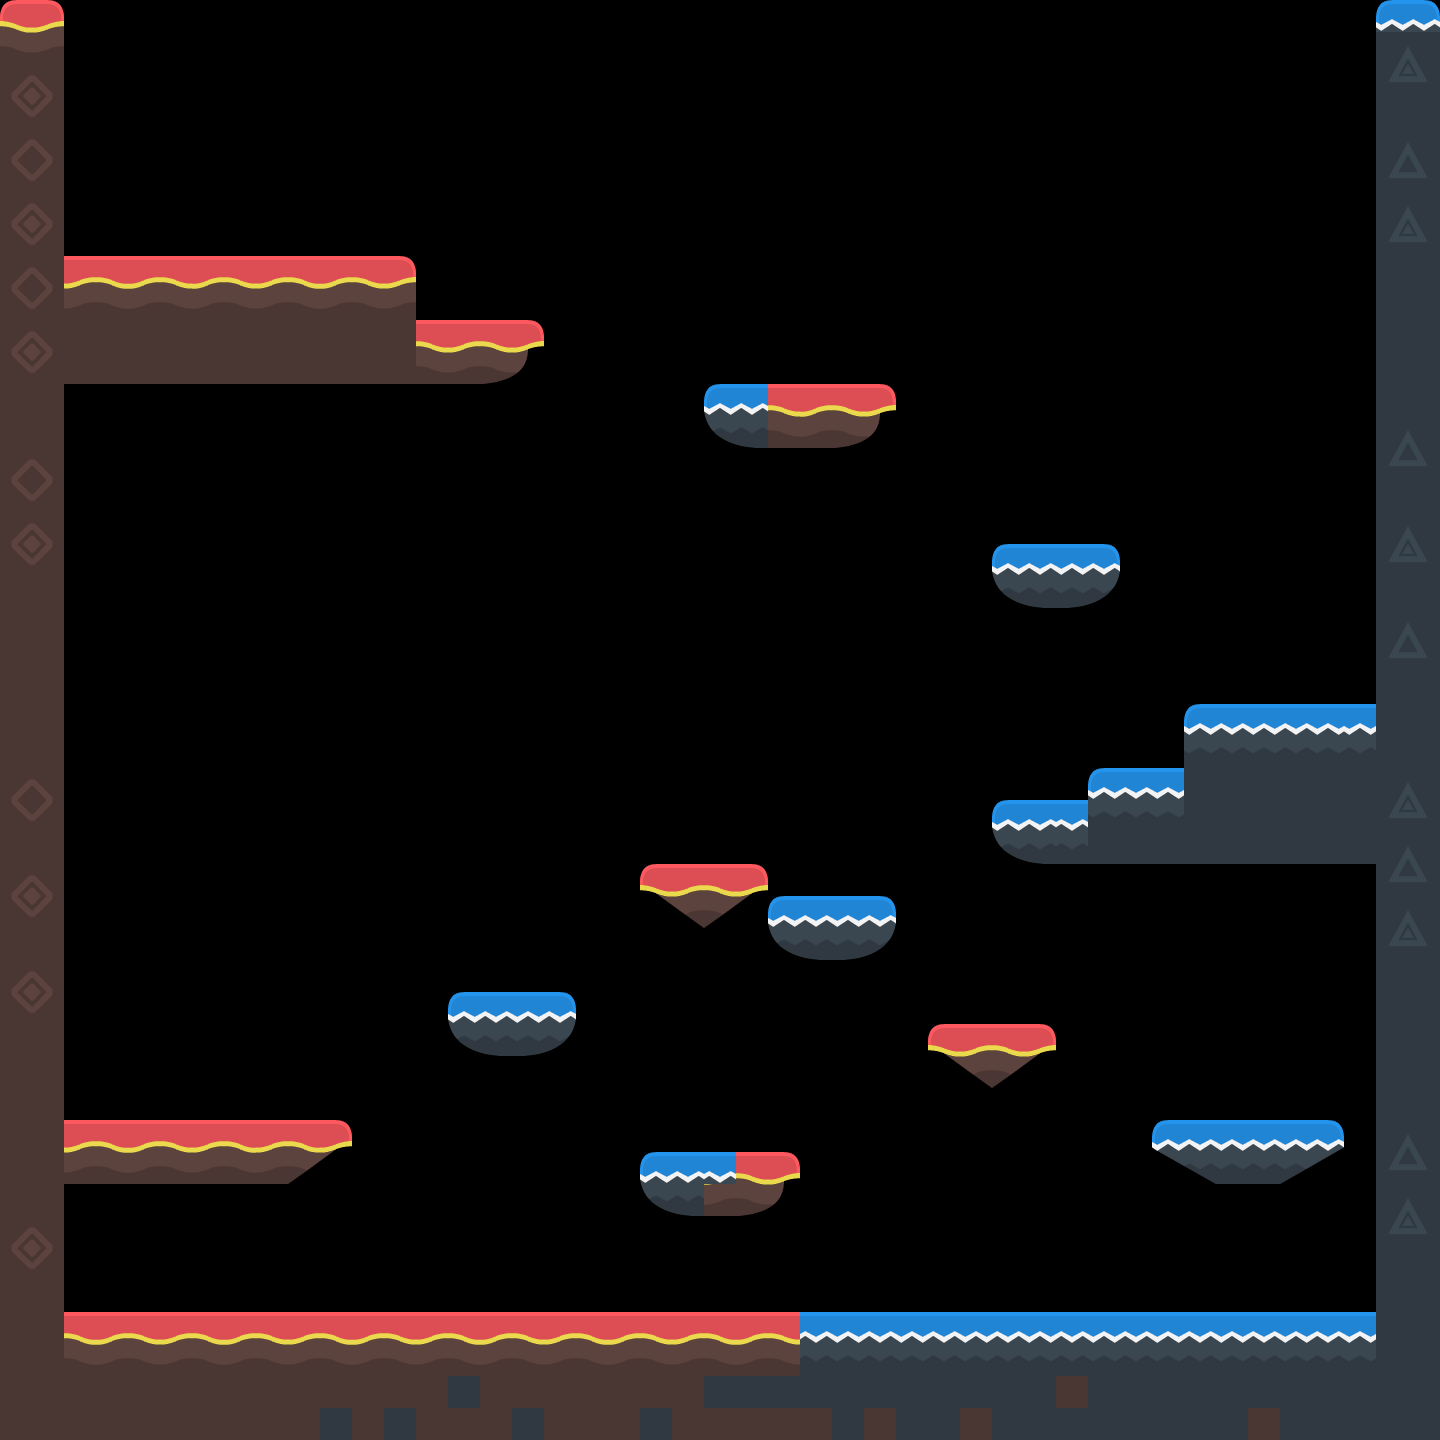

This game map was drawn from its Tiled (.tmx) file and the tilesets committed beside it. A one-line description and the trimmed map source follow:
An orthogonal 45x45 tile map with 32x32 px tiles, 1 tile layer (Escenario), 3 hidden layers not drawn and 85 objects (27x platform, 25x trampa, 17x moneda, 8x arma, 4x player, ...).

<map version="1.0" orientation="orthogonal" renderorder="right-down" width="45" height="45" tilewidth="32" tileheight="32" nextobjectid="167">
 <properties>
  <property name="fondo" value="./resources/fondos/fondoMandala2.jpg" />
 </properties>
 <tileset firstgid="1" name="tilesheet" tilewidth="32" tileheight="32" tilecount="1056" columns="44">
  <image source="../sprites/tilesheet.png" width="1408" height="768" />
 </tileset>
 <objectgroup name="Plataformas" visible="0">
  <object id="1" name="platform" x="0" y="0" width="64" height="1440">
   <properties>
    <property name="roz" value="5" />
   </properties>
  </object>
  <object id="2" name="platform" x="64" y="1312" width="1312" height="128">
   <properties>
    <property name="roz" value="5" />
   </properties>
  </object>
  <object id="3" name="platform" x="1376" y="0" width="64" height="1440">
   <properties>
    <property name="roz" value="5" />
   </properties>
  </object>
  <object id="4" name="platform" x="64" y="256" width="352" height="64">
   <properties>
    <property name="roz" value="5" />
   </properties>
  </object>
  <object id="5" name="platform" x="64" y="320" width="480" height="32">
   <properties>
    <property name="roz" value="5" />
   </properties>
  </object>
  <object id="6" name="platform" x="64" y="352" width="448" height="32">
   <properties>
    <property name="roz" value="5" />
   </properties>
  </object>
  <object id="7" name="platform" x="704" y="384" width="192" height="32">
   <properties>
    <property name="roz" value="5" />
   </properties>
  </object>
  <object id="8" name="platform" x="704" y="416" width="160" height="32">
   <properties>
    <property name="roz" value="5" />
   </properties>
  </object>
  <object id="9" name="platform" x="992" y="544" width="128" height="32">
   <properties>
    <property name="roz" value="5" />
   </properties>
  </object>
  <object id="10" name="platform" x="992" y="576" width="96" height="32">
   <properties>
    <property name="roz" value="5" />
   </properties>
  </object>
  <object id="11" name="platform" x="768" y="896" width="128" height="32">
   <properties>
    <property name="roz" value="5" />
   </properties>
  </object>
  <object id="12" name="platform" x="800" y="928" width="64" height="32">
   <properties>
    <property name="roz" value="5" />
   </properties>
  </object>
  <object id="13" name="platform" x="640" y="864" width="128" height="32">
   <properties>
    <property name="roz" value="5" />
   </properties>
  </object>
  <object id="14" name="platform" x="672" y="896" width="96" height="32">
   <properties>
    <property name="roz" value="5" />
   </properties>
  </object>
  <object id="15" name="platform" x="928" y="1024" width="128" height="32">
   <properties>
    <property name="roz" value="5" />
   </properties>
  </object>
  <object id="16" name="platform" x="960" y="1056" width="64" height="32">
   <properties>
    <property name="roz" value="5" />
   </properties>
  </object>
  <object id="17" name="platform" x="1152" y="1120" width="192" height="32">
   <properties>
    <property name="roz" value="5" />
   </properties>
  </object>
  <object id="18" name="platform" x="1183.33" y="1152" width="128.667" height="32">
   <properties>
    <property name="roz" value="5" />
   </properties>
  </object>
  <object id="19" name="platform" x="640" y="1152" width="160" height="32">
   <properties>
    <property name="roz" value="5" />
   </properties>
  </object>
  <object id="20" name="platform" x="640" y="1184" width="128" height="32">
   <properties>
    <property name="roz" value="5" />
   </properties>
  </object>
  <object id="23" name="platform" x="448" y="992" width="128" height="32">
   <properties>
    <property name="roz" value="5" />
   </properties>
  </object>
  <object id="27" name="platform" x="992" y="800" width="384" height="32">
   <properties>
    <property name="roz" value="5" />
   </properties>
  </object>
  <object id="28" name="platform" x="1024" y="832" width="320" height="32">
   <properties>
    <property name="roz" value="5" />
   </properties>
  </object>
  <object id="29" name="platform" x="1088" y="768" width="288" height="32">
   <properties>
    <property name="roz" value="5" />
   </properties>
  </object>
  <object id="30" name="platform" x="1184" y="704" width="192" height="64">
   <properties>
    <property name="roz" value="5" />
   </properties>
  </object>
  <object id="96" name="platform" x="64" y="1120" width="288" height="32">
   <properties>
    <property name="roz" value="5" />
   </properties>
  </object>
  <object id="97" name="platform" x="64" y="1152" width="256" height="32">
   <properties>
    <property name="roz" value="0" />
   </properties>
  </object>
 </objectgroup>
 <objectgroup name="Spawn">
  <!-- 58 objects omitted --></objectgroup>
 <layer name="Escenario" width="45" height="45">
  <data>[2025 cells, 533 non-empty, 78 distinct tile ids]</data>
 </layer>
 <layer name="IA bajar" width="45" height="45" visible="0">
  <data>[2025 cells, 342 non-empty, 2 distinct tile ids]</data>
 </layer>
 <layer name="IA misma" width="45" height="45" visible="0">
  <data>[2025 cells, 127 non-empty, 1 distinct tile ids]</data>
 </layer>
 <layer name="IA subir" width="45" height="45" visible="0">
  <data>[2025 cells, 341 non-empty, 4 distinct tile ids]</data>
 </layer>
</map>
<!-- 58 of 85 objects omitted -->
